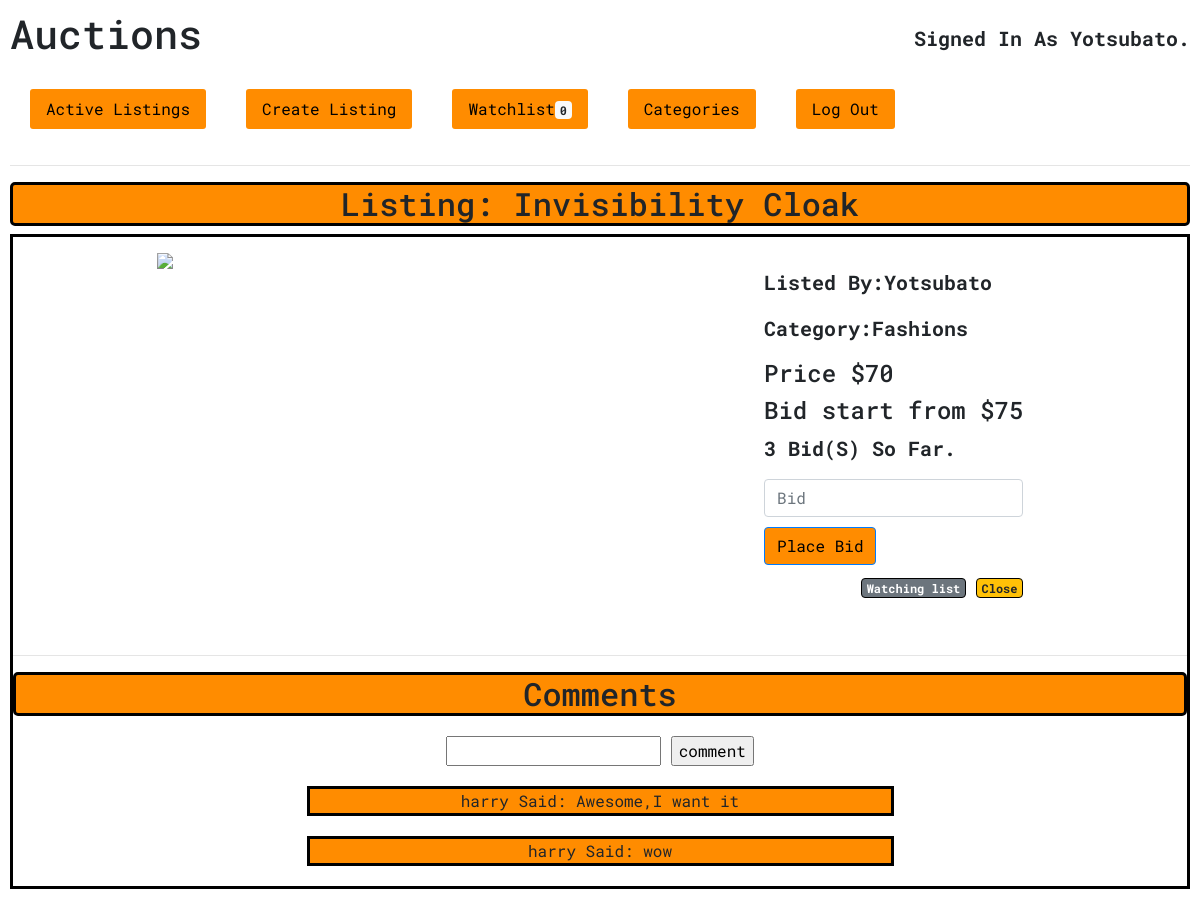
/listings/1 (signed in), run on the app's committed database.
### auctions/models.py (models this page shows, shortened)
class User(AbstractUser):
    pass

class AuctionItems(models.Model):
	item = models.CharField(max_length=200)
	description = models.CharField(max_length=400,blank = True, null = True)
	image = models.CharField(max_length=400)
	created_date = models.DateTimeField(default=timezone.now())
	price = models.IntegerField()
	starting_bid = models.IntegerField()
	category = models.CharField(max_length=64, null = True, blank = True)
	listed_by = models.CharField(max_length=100)

class Comments(models.Model):
	comment = models.CharField(max_length=240 ,blank = True)
	comment_user = models.CharField(max_length=100)
	comment_item = models.CharField(max_length=240 )

### auctions/views.py (the view)
# urls.py: path("listings/<int:listing_id>", views.listing, name="listing"),
@login_required
def listing(request, listing_id):
    if request.user.is_authenticated:
        username = request.user.username
        listing = AuctionItems.objects.get(id=listing_id)
        money = bids.objects.filter(bid_item=listing.item).count()
        comments=Comments.objects.filter(comment_item=listing.item)
        all_bid = bids.objects.filter(bid_item=listing.id)
        watchlists = Watchlist.objects.filter(username=username)
        return render(request, "auctions/listing.html", {
            "listing":listing,
            "watchnum":len(watchlists),
            "bids":len(all_bid),
            "all_bid":all_bid,
            "comments":comments,
            "bids":money
            })

### auctions/templates/auctions/listing.html (shortened to what this page needs)
{% extends "auctions/layout.html" %}
{% block body %}
    <h2>Listing: {{ listing.item }}</h2>
    <div class="main">
    <div class="listing">
        <div class="listing_img">
              <img src="{{listing.image}}">
        </div>
        <div class="details">
            <p>Listed By:{{listing.listed_by}}</p>
            <p>Category:{% if listing.category %}{{listing.category}} {% else %} No category listed {% endif %}</p>
              <h4>Price ${{ listing.price }}</h4>
              <h4>Bid start from ${{ listing.starting_bid }}</h4>
            <p>{% if bids > 0 %} {{bids}} {% else %} 0{% endif %} bid(s) so far. {% if last_bid.bid_user == user.username  %}Your bid is the current bid.{% endif %} </p>
            <form action="{% url 'bid' listing.id %}" method="post">
                <div class="form-group">
                    <input type="text" name="bid" class="form-control" placeholder="Bid">
                </div>
                <input class="btn btn-primary" type="submit" value="Place Bid" >
            </form>
             <div class="buttons">
                <a href="{% url 'watch' listing.id %}" id="badge" class="badge badge-secondary">Watching list </a>
                {% if user.username == listing.listed_by %}
                    <a href="{% url 'close' listing.id %}" id="badge" class="badge badge-warning">Close</a>
                {% endif %}
            </div>
        </div>
    </div>
    <hr>
    <h2>Comments</h2>
    <form action="{% url 'comment' listing.id %}" method="post" >
        <div class="form-group comment-field">
            <input type="text" name="comment" >
        <input type="submit" name="submit" value="comment" >
        </div>
    </form>
        {% for comment in comments %}
        <div class="comment">{{comment.comment_user}} Said: {{comment.comment}}</div>
        {% endfor %}
    </div>
{% endblock %}

### auctions/templates/auctions/layout.html (shortened to what this page needs)
{% load static %}
<!DOCTYPE html>
<html lang="en">
    <head>
        <link rel="stylesheet" href="https://stackpath.bootstrapcdn.com/bootstrap/4.4.1/css/bootstrap.min.css">
        <link href="{% static 'auctions/styles.css' %}" rel="stylesheet">
    </head>
    <body>
        <div class="auction_intro">
            <h1>Auctions</h1>
        <div>
            {% if user.is_authenticated %}
                <p>Signed in as <strong>{{ user.username }}</strong>.</p>
            {% else %}
                <p>Not signed in.</p>
            {% endif %}
        </div>
        </div>
        <ul class="nav">
            <li class="nav-item">
                <a class="nav-link" href="{% url 'index' %}">Active Listings</a>
            </li>
            {% if user.is_authenticated %}
                <li class="nav-item">
                    <a class="nav-link" href="{% url 'create' %}">Create Listing</a>
                </li>
                <li class="nav-item">
                    <a class="nav-link" href="{% url 'watchlist' %}">Watchlist<span class="badge badge-light" id="watchnum">{{watchnum}}</span></a>
                </li>
                <li class="nav-item">
                    <a class="nav-link" href="{% url 'categories' %}">Categories</a>
                </li>
                <li class="nav-item">
                    <a class="nav-link" href="{% url 'logout' %}">Log Out</a>
                </li>
            {% endif %}
        </ul>
        <hr>
        {% block body %}
        {% endblock %}
    </body>
</html>

### auctions/static/auctions/styles.css (style rules this page uses)
body { padding: 10px; font-family: 'Roboto Mono', monospace; }
.auction_intro { display: flex; justify-content: space-between; font-family: 'Roboto Mono', monospace; }
a { color: black; }
.auction_intro div p { margin-top:13px; }
.auction_intro h1 { margin-bottom: 0px; }
.buttons { text-align: right; }
.buttons a { border: 1px solid black; }
.main { border: 3px solid black }
h2 { background-color: darkorange; border: 3px solid black; text-align: center; border-radius: 5px; }
.btn-primary { background-color: darkorange; color: black; }
.nav li { background-color: darkorange; margin: 20px; text-align: center; border-radius: 3px; }
img { width: 100%; }
.nav-link { color:black; }
.listing { display: flex; }
.listing div { margin: 10px auto; }
p { font-weight: bolder; text-transform: capitalize; font-size: 20px; }
.details { padding: 20px; }
.comment-field { width: 80%; margin: 20px auto; text-align: center; }
.listing_img { height: 300px; width: 300px; }
.comment { background-color: darkorange; width:50%; margin: 20px auto; text-align: center; border: 3px solid black }

### data on the page
User: username "Yotsubato"
AuctionItems: item "Invisibility Cloak", listed_by "Yotsubato", category "Fashions", price "70", starting_bid "75"
Comments: comment_user "harry", comment "Awesome,I want it"
Comments: comment_user "harry", comment "wow"

### other printed values
{{ watchnum }} "0"
{{ bids }} "3"
